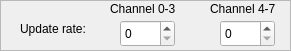
      <widget class="QFrame" name="frame">
       <property name="geometry">
        <rect>
         <x>240</x>
         <y>10</y>
         <width>291</width>
         <height>51</height>
        </rect>
       </property>
       <property name="frameShape">
        <enum>QFrame::StyledPanel</enum>
       </property>
       <property name="frameShadow">
        <enum>QFrame::Raised</enum>
       </property>
       <widget class="QSpinBox" name="outputRate2">
        <property name="geometry">
         <rect>
          <x>220</x>
          <y>20</y>
          <width>55</width>
          <height>27</height>
         </rect>
        </property>
        <property name="toolTip">
         <string>Setup &quot;TurboPWM&quot; here: usual value is 400 Hz for multirotor airframes.
Leave at 50Hz for fixed wing.</string>
        </property>
        <property name="maximum">
         <number>9999</number>
        </property>
       </widget>
       <widget class="QLabel" name="label_3">
        <property name="geometry">
         <rect>
          <x>20</x>
          <y>20</y>
          <width>81</width>
          <height>17</height>
         </rect>
        </property>
        <property name="text">
         <string>Update rate:</string>
        </property>
       </widget>
       <widget class="QSpinBox" name="outputRate1">
        <property name="geometry">
         <rect>
          <x>120</x>
          <y>20</y>
          <width>55</width>
          <height>27</height>
         </rect>
        </property>
        <property name="toolTip">
         <string>Setup &quot;TurboPWM&quot; here: usual value is 400 Hz for multirotor airframes.
Leave at 50Hz for fixed wing.</string>
        </property>
        <property name="maximum">
         <number>9999</number>
        </property>
       </widget>
       <widget class="QLabel" name="label_4">
        <property name="geometry">
         <rect>
          <x>110</x>
          <y>0</y>
          <width>81</width>
          <height>17</height>
         </rect>
        </property>
        <property name="text">
         <string>Channel 0-3</string>
        </property>
       </widget>
       <widget class="QLabel" name="label_5">
        <property name="geometry">
         <rect>
          <x>210</x>
          <y>0</y>
          <width>81</width>
          <height>17</height>
         </rect>
        </property>
        <property name="text">
         <string>Channel 4-7</string>
        </property>
       </widget>
      </widget>
